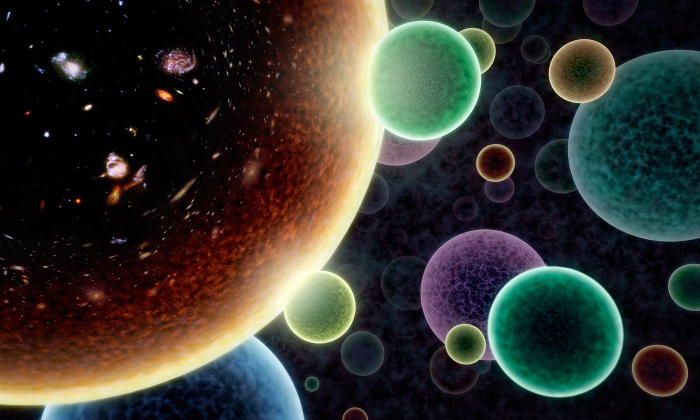
#> input picture 96131125_HW02/Images/Circles.jpg, 1400 x 840 px, found by its file name (shown at 1/2 size)
$ python problem-5.py
#> lines starting #> are read from the running program, lines starting #| are printed output that depends on the picture; after the words box and inside, x2 and y2 are one past the last pixel; in counts of white or black regions, pixels touching at a corner belong together
import numpy as np
import cv2 as cv
import matplotlib.pyplot as plt


dp_md_mir_mar = ((1,80,9,350),(1,80,100,350),(1,80,9,50), (1,10,9,350), (1.1,80,9,350))

i = 0
for Dp, Md, Mir, Mar in dp_md_mir_mar:
    # read image
    input_img = cv.imread(filename='.\\Images\\Circles.jpg')
#> input_img is the input picture: shape (840, 1400, 3); mean B, G, R 46.9, 51.8, 53.2
    output_img = input_img.copy()
    img = cv.cvtColor(output_img, cv.COLOR_BGR2GRAY)
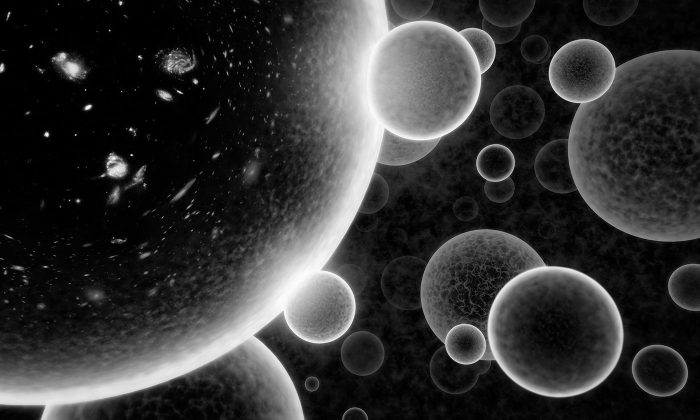
#> img: shape (840, 1400) (shown at 1/2 size); min 0, max 255, mean 51.6

    Dp = int(Dp)
    Md = int(Md)
    Mir = int(Mir)
    Mar = int(Mar)
    # detect circles
    circles = cv.HoughCircles(image=img, method=cv.HOUGH_GRADIENT, dp=Dp, minDist=Md, minRadius=Mir, maxRadius=Mar
                              , param1=195, param2=40)
#> circles = 26 rows, first 8: [1117.5, 649.5, 144.2], [638.5, 613.5, 72.3], [840.5, 158.5, 120.7], [724.5, 705.5, 43.6], [990.5, 325.5, 38.4], [1320.5, 296.5, 184.6], [931.5, 688.5, 39.6], [1033.5, 222.5, 55.4]

    # display circles
    if circles is None:
        print('There is no circles!')
    else:
        for circle in circles:
            for x, y, r in circle:
                # Draw circles
                x, y, r = int(round(x)), int(round(y)), int(round(r))
                cv.circle(output_img, (x,y), r, (0, 255, 255), 3)
                cv.rectangle(output_img, (x - 4, y - 4), (x + 4, y + 4), (0, 0, 255), -1)
#> this loop made 1 pass
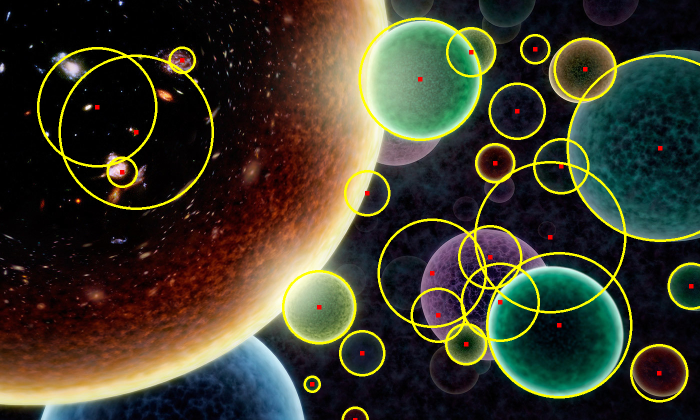
#> output_img: shape (840, 1400, 3) (shown at 1/2 size); 4.71% of pixels changed, all inside (x1, y1, x2, y2) = (74, 35, 1400, 840)

    # show the output image
    cv.imshow("output", output_img)
    cv.imwrite('.\\5\\output-{}.jpg'.format(i), output_img)
    i = i+1
cv.waitKey(0)
